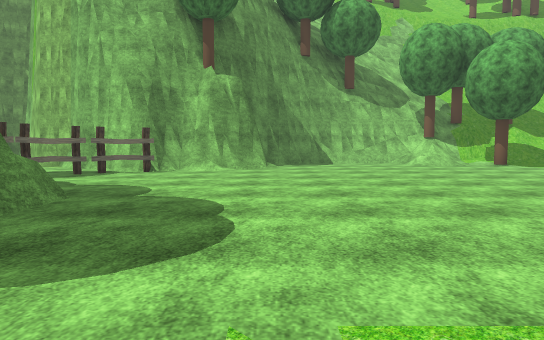
[1] (above)

23 first-person views from a walk through a scene from a Unity 3-D project. The camera is 1.3 m above the floor, tilts 4° down and sees 75° across. The floor is counted in squares, 2 m on a side. Each view is taken from the middle of a square. On the plan, view 1 faces up. The plan holds only what a view shows up to about 10 squares ahead; the rest is blank. The place goes on beyond the plan. Some trees and plants on the terrain are drawn as simple stand-ins. The player character is not drawn. Door leaves are left out, so doorways stand open. Some surface patterns are stand-ins.

[2]
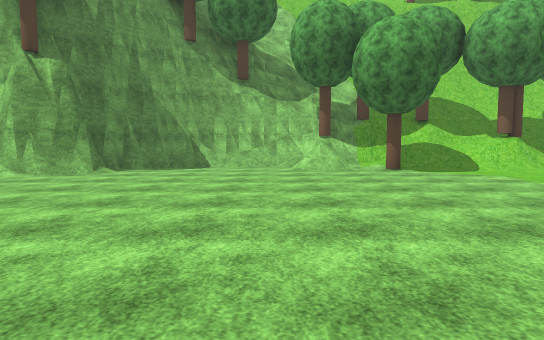

[3]
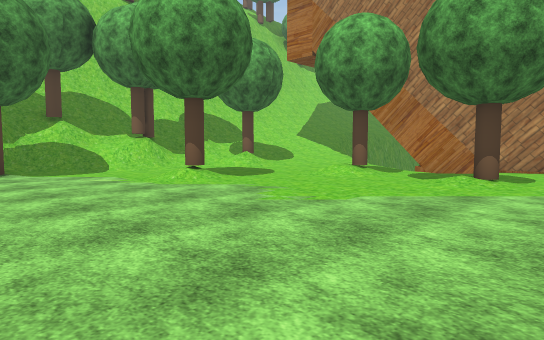

[4]
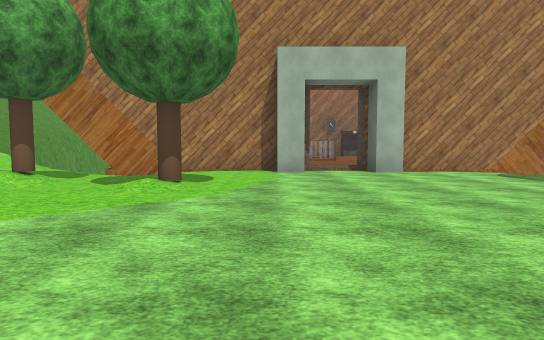

[5]
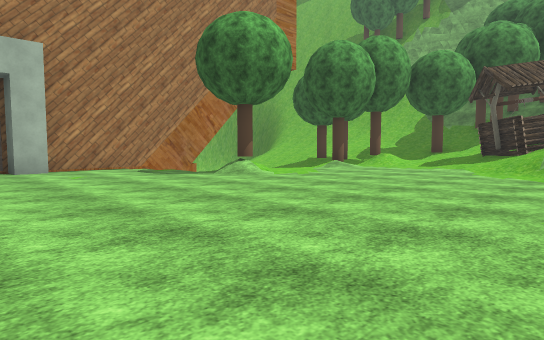

[6]
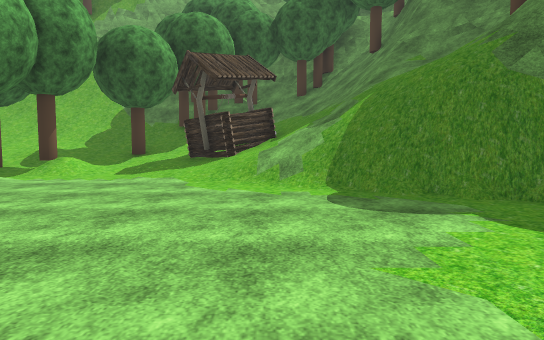

[7]
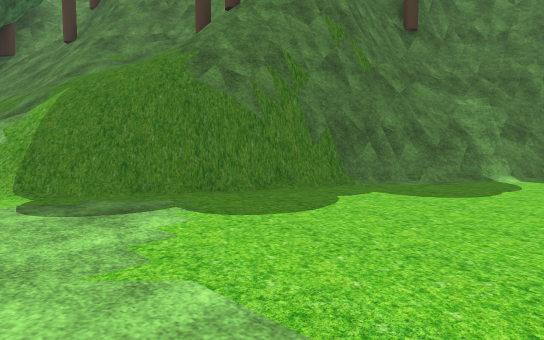

[8]
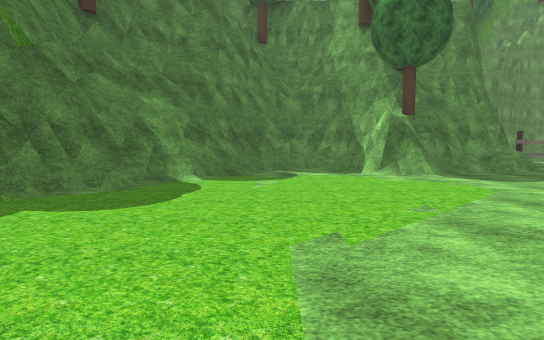

[9]
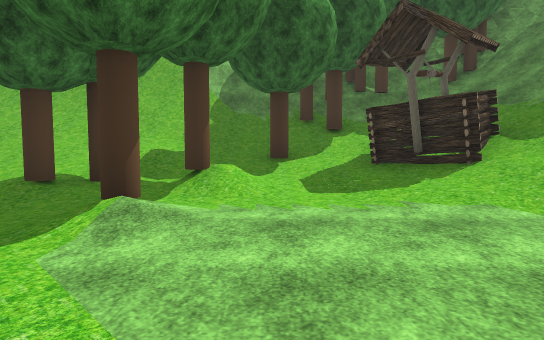

[10]
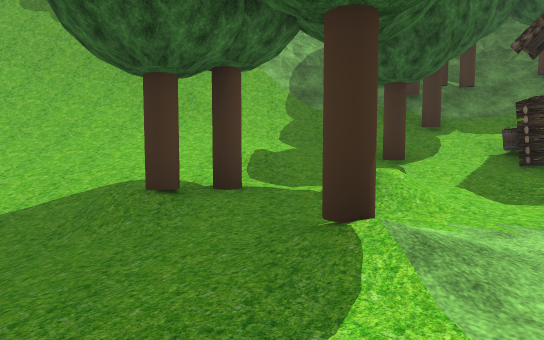

[11]
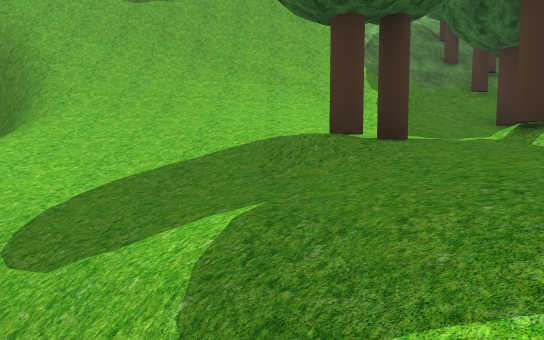

[12]
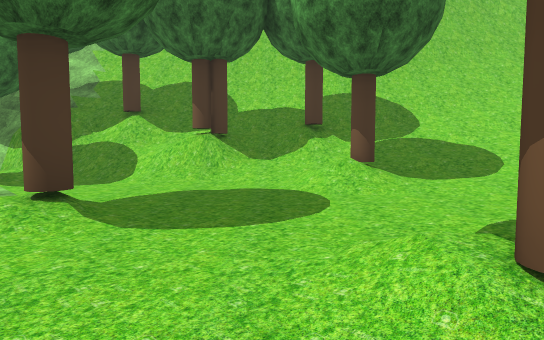

[13]
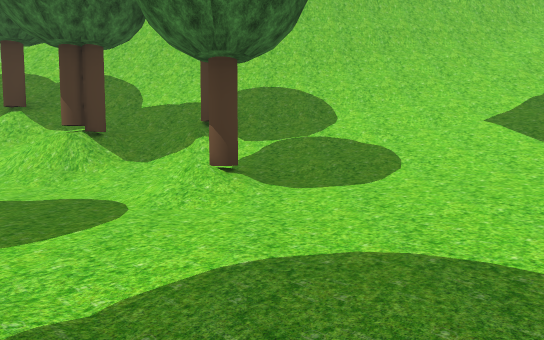

[14]
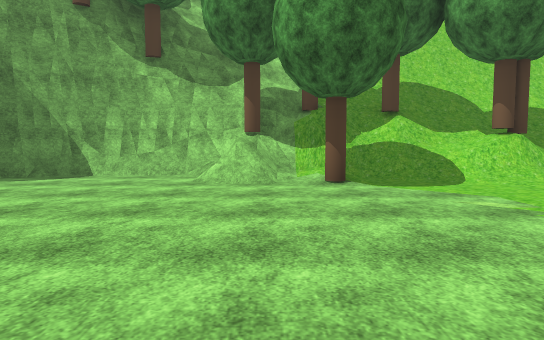

[15]
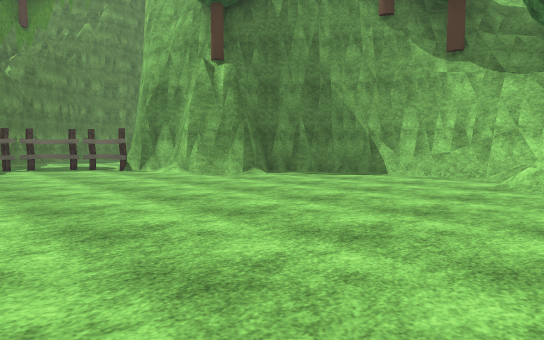

[16]
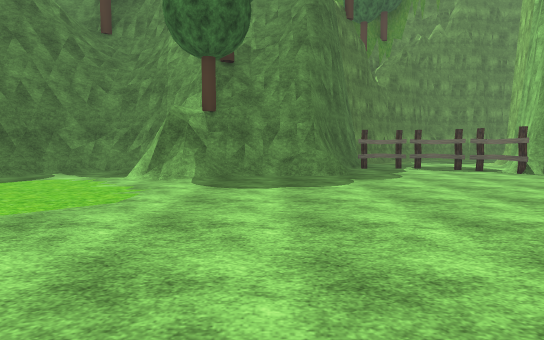

[17]
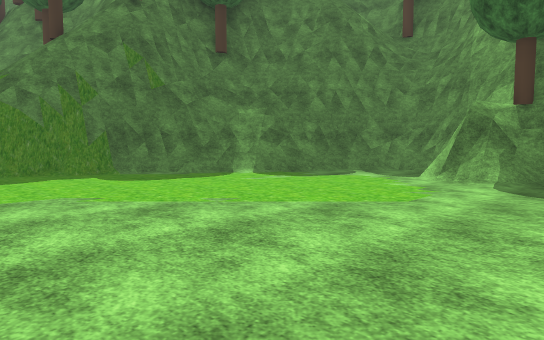

[18]
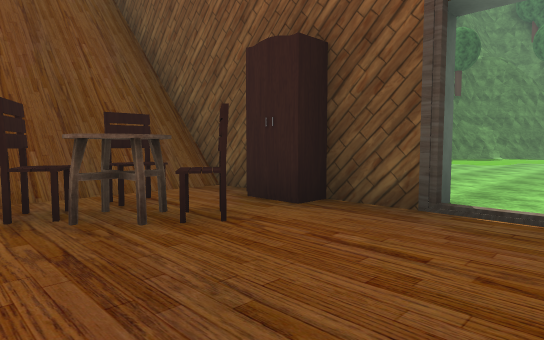

[19]
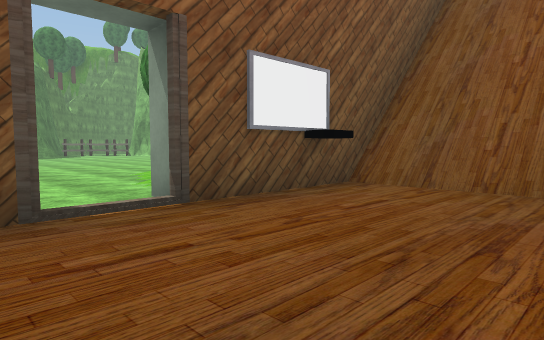

[20]
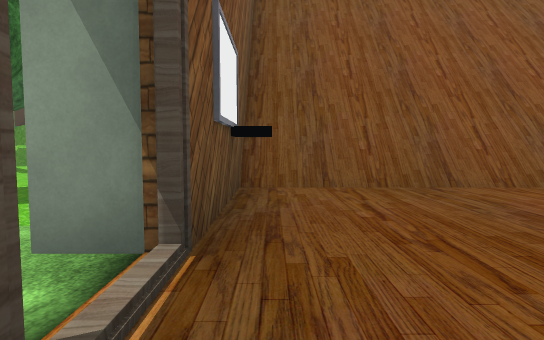

[21]
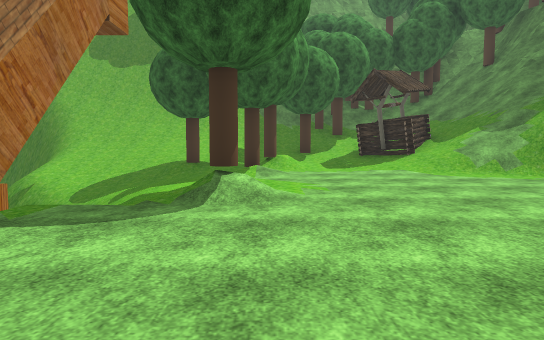

[22]
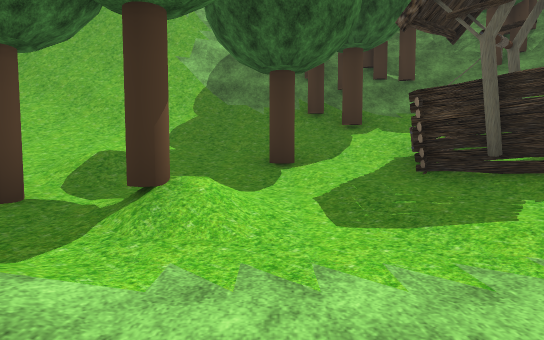

[23]
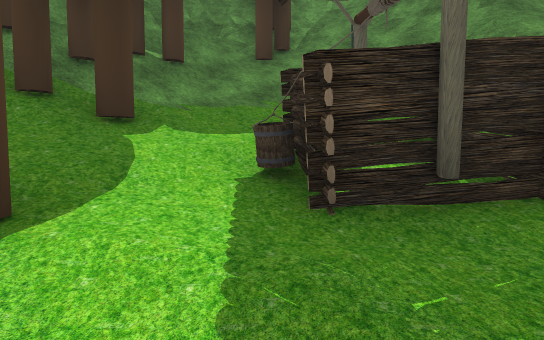

### Floor plan
Key: @ floor where view 1 was taken; # wall or solid block; . main floor; : floor 0.75 m higher than the main floor; - floor 0.75 m lower than the main floor; + floor 6.5 m higher than the main floor; / step, stairs or slope; D open door; = window, fence, low wall or low ledge; v drop or lower ground; T tree; F fence; A table; O other object.
Columns run from 5 left of view 1 to 20 right of it. Each row starts with its distance up from view 1.
 16         //    ############
 15      TTTT/////#=######/=//
 14      T  #Tv///////////////
 13     v#####TTT/T///////////
 12    v##....=#////T/T//////
 11 v   #.......T..///./////
 10 #####.............T..::
  9  ##....................///
  8  F.............T.....#////
  7 F....................#////
  6 F.................T..#////
  5 #....................#////
  4 ###...............T..#....
  3  ##..................#....
  2  ##..................#....
  1  ###.................O....
  0  ##..@...............D....
 -1  #...................O..A.
 -2  #...................##OO.
 -3  ###.................#.O..
 -4    ##.............//v#///
 -5     ###........../T/ #///
 -6      #####........../#///
 -7      ##v###=......../#///
 -8        T///=/....T..-//
 -9        T /////....../////
-10       ##//////...T.T/////
-11       ##////OOO.../://///
-12        ##////OO:T::://///v
-13         #////////////////v
-14         #+/////T//////////
-15         #/TT//////////////
-16         ####/TTT////=/=###
-17           ##//    #=###

Where each view was taken, in squares from view 1:
view 1: 0 up, 0 right, facing up
view 2: 2 up, 4 right, facing up
view 3: 2 up, 6 right, facing up-right
view 4: 2 up, 7 right, facing right
view 5: 1 up, 6 right, facing down-right
view 6: 2 down, 7 right, facing down
view 7: 2 down, 7 right, facing down-left
view 8: 2 down, 6 right, facing left
view 9: 5 down, 11 right, facing down
view 10: 6 down, 13 right, facing down
view 11: 6 down, 15 right, facing down
view 12: 5 up, 12 right, facing up
view 13: 6 up, 14 right, facing up
view 14: 5 up, 6 right, facing up
view 15: 5 up, 6 right, facing up-left
view 16: 3 up, 5 right, facing left
view 17: 3 up, 5 right, facing down-left
view 18: 1 up, 20 right, facing down-left
view 19: 1 down, 20 right, facing up-left
view 20: 1 down, 17 right, facing up
view 21: 0 up, 12 right, facing down
view 22: 7 down, 11 right, facing down
view 23: 10 down, 11 right, facing down-left
